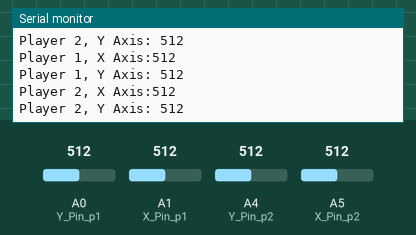
Recording of a sketch running on a simulated Arduino Uno, built with avr-gcc and run on an emulated ATmega328P. On the bench: the last lines printed to the serial monitor. The test bench sets the inputs (shaded band); at power-on: A1 (X_Pin_p1) = 512, A4 (Y_Pin_p2) = 512, A0 (Y_Pin_p1) = 512, A5 (X_Pin_p2) = 512.

Above: at 4.2 s.
4.3 s: A1 (X_Pin_p1) set to 111
At 5.4 s:
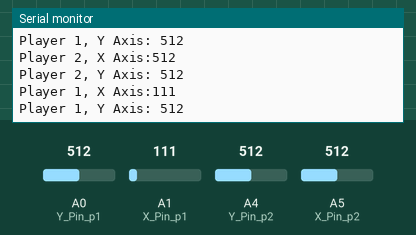
7.3 s: A1 (X_Pin_p1) set to 95
At 7.9 s:
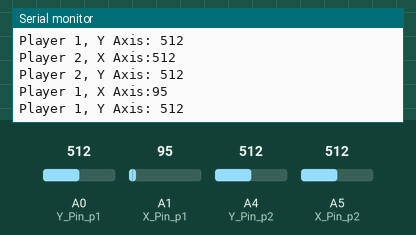
10.3 s: A4 (Y_Pin_p2) set to 107
At 11.1 s:
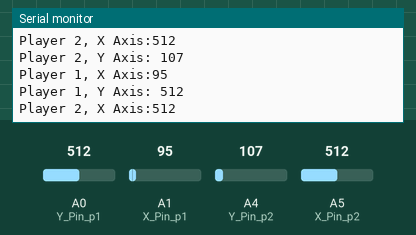
11.8 s: A4 (Y_Pin_p2) set to 95
Timing chart, 0 to 14.8 s (numbered marks = the images above; inputs shaded):
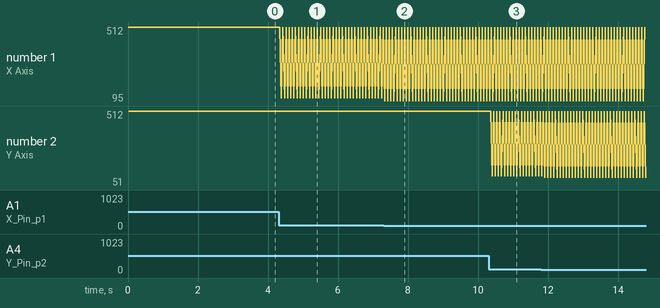

Measured:
- after the input at 4.3 s, the serial monitor: prints a new line after 0.08 s (image 1)
- after the input at 7.3 s, the serial monitor: prints a new line at once (image 2)
- after the input at 10.3 s, the serial monitor: prints a new line after 0.11 s (image 3)
- plotted number 2: 512 → 51 after the input at 11.8 s

The sketch:

test_control.ino
```cpp
/*
Part ONE: Test Control of Arduino JoyStick
*/
const int SW_Pin_p1 = 4;
const int X_Pin_p1 = 1;
const int Y_Pin_p1 = 0;
const int SW_Pin_p2 = 2;
const int X_Pin_p2 = 5;
const int Y_Pin_p2 = 4;
void setup() {
  pinMode(SW_Pin_p1, INPUT);
  digitalWrite(SW_Pin_p1, HIGH);
  pinMode(SW_Pin_p2, INPUT);
  digitalWrite(SW_Pin_p2, HIGH);
  Serial.begin(9600);
}

void loop() {
  // TODO
  // 1. Use this block to test the output from Player 1
  // NOTE WHAT YOUR P1 OUTPUTS WHEN NEUTRAL HERE X:___ Y: ___
  Serial.print("Player 1, X Axis:");
  Serial.print(analogRead(X_Pin_p1));
  Serial.print("\n");
  Serial.print("Player 1, Y Axis: ");
  Serial.print(analogRead(Y_Pin_p1));
  Serial.print("\n");
  // TODO
  // 2. Use this block to test the output from Player 2
  // NOTE WHAT YOUR P2 OUTPUTS WHEN NEUTRAL HERE X:___ Y: ___
  Serial.print("Player 2, X Axis:");
  Serial.print(analogRead(X_Pin_p2));
  Serial.print("\n");
  Serial.print("Player 2, Y Axis: ");
  Serial.print(analogRead(Y_Pin_p2));
  Serial.print("\n");
  // TODO
  // 3. Comment out the first two blocks and use the following two blocks
  // to test the the connection with the keyboard
  // Replace the value here to fit the neutral range of your particular controller
  /*if(analogRead(Y_Pin_p1)>520){
    Serial.print("UP:");
    Serial.print("\n");
  }
  else if (analogRead(Y_Pin_p1)<510){
    Serial.print("DOWN:");
  }*/
  // TODO
  // 4. Replace the value here to fit the neutral range of your particular controller
  /*if(analogRead(Y_Pin_p2)>510){
    Serial.print("UP:");
    Serial.print("\n");
  }
  else if (analogRead(Y_Pin_p2)<500){
    Serial.print("DOWN:");
  }*/
  /***************** DO NOT CHANGE BELOW THIS LINE******************/
  /*****************************************************************/
  delay(50);
}
```
